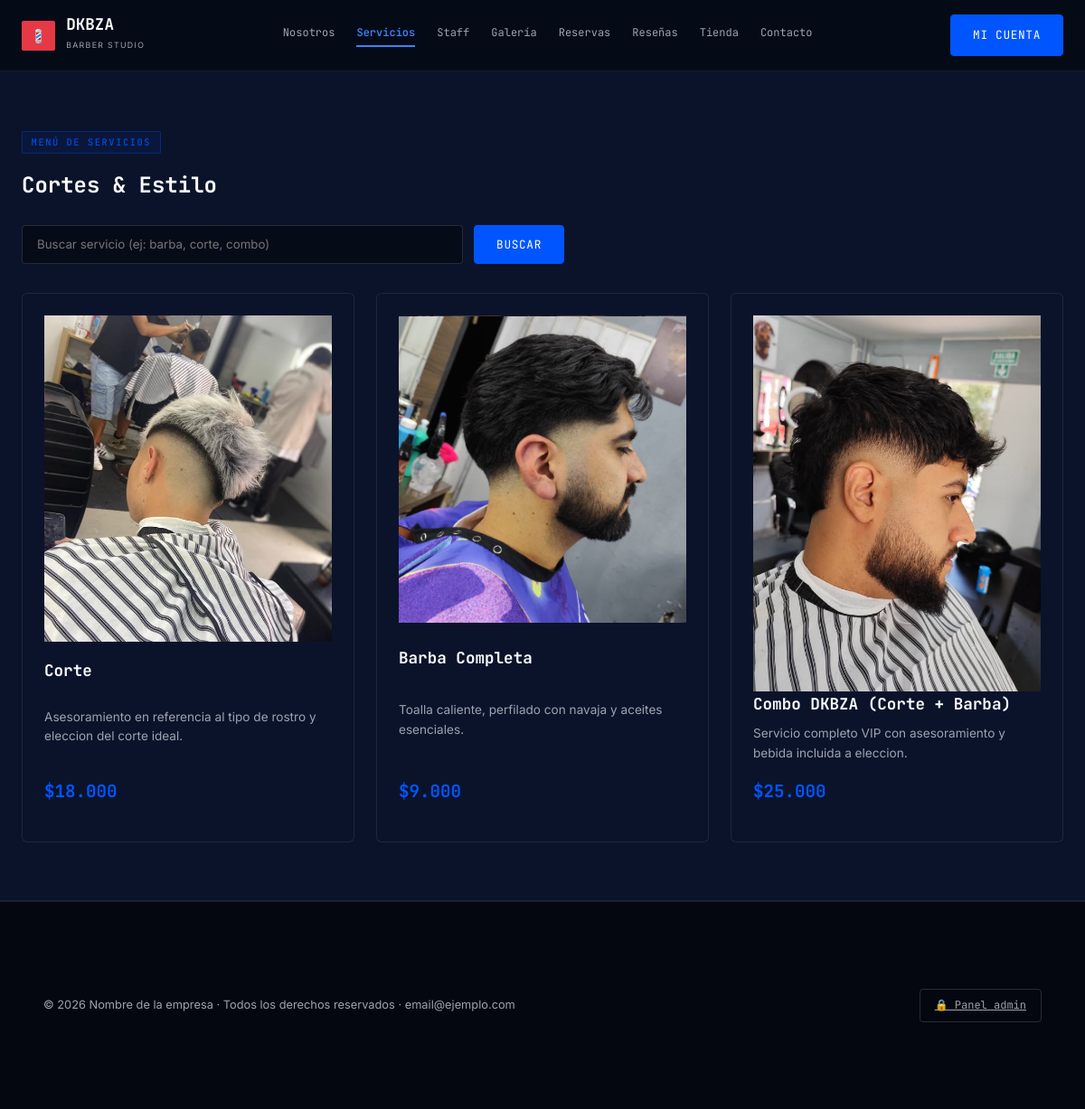
Page /servicios.php on the committed database.
### tables this page shows
CREATE TABLE servicios (
  id            INT AUTO_INCREMENT PRIMARY KEY,
  categoria_id  INT NULL,
  nombre        VARCHAR(100) NOT NULL,
  descripcion   TEXT,
  precio        DECIMAL(10, 2) NOT NULL,
  imagen        VARCHAR(255),
  estado        TINYINT NOT NULL DEFAULT 1,
  created_at    TIMESTAMP DEFAULT CURRENT_TIMESTAMP,
  updated_at    TIMESTAMP DEFAULT CURRENT_TIMESTAMP ON UPDATE CURRENT_TIMESTAMP,
  CONSTRAINT fk_servicios_categoria
    FOREIGN KEY (categoria_id) REFERENCES categorias(id)
    ON UPDATE CASCADE ON DELETE SET NULL
);

### config/env.php (called while the page is built, shortened)
<?php
  function env($clave, $por_defecto = '') {
    return $_ENV[$clave] ?? $por_defecto;
  }
?>

### servicios.php (the view, shortened to what this page needs)
<?php
  require_once __DIR__ . '/config/conexion.php';
  $busqueda = '';
  if (!empty($busqueda)) {
    $sql = "SELECT id, nombre, descripcion, precio, imagen
            FROM servicios
            WHERE estado = 1
              AND (nombre LIKE :busqueda_nombre OR descripcion LIKE :busqueda_descripcion)
            ORDER BY id ASC";
    $stmt = $pdo->prepare($sql);
    $stmt->execute([
      ':busqueda_nombre'      => '%' . $busqueda . '%',
      ':busqueda_descripcion' => '%' . $busqueda . '%'
    ]);
  } else {
    $sql = "SELECT id, nombre, descripcion, precio, imagen
            FROM servicios
            WHERE estado = :estado
            ORDER BY id ASC";
    $stmt = $pdo->prepare($sql);
    $stmt->execute([':estado' => 1]);
  }
  $resultados = $stmt->fetchAll();
  function e($valor) {
    return htmlspecialchars((string) $valor, ENT_QUOTES, 'UTF-8');
  }
  include('includes/header.php');
  include('includes/nav.php');
?>
  <section id="servicios" class="section-card">
    <div class="container">
      <span class="section-tag">
        MENÚ DE SERVICIOS
      </span>
      <h1>
        Cortes & Estilo
      </h1>
      <form method="get" action="servicios.php" class="search-form">
        <input
          type="text"
          id="buscar"
          name="buscar"
          class="wireframe-input"
          placeholder="Buscar servicio (ej: barba, corte, combo)"
          value="<?php echo e($busqueda); ?>"
        >
        <button type="submit" class="btn-blue">
          Buscar
        </button>
      </form>
      <div class="grid-services">
        <?php foreach ($resultados as $servicio): ?>
          <div class="card-service">
            <?php if (!empty($servicio['imagen'])): ?>
              <img src="img/<?php echo e($servicio['imagen']); ?>" alt="<?php echo e($servicio['nombre']); ?>" class="service-img" loading="lazy">
            <?php endif; ?>
            <h3>
              <?php echo e($servicio['nombre']); ?>
            </h3>
            <p>
              <?php echo e($servicio['descripcion']); ?>
            </p>
            <span class="price">
              $<?php echo e(number_format((float) $servicio['precio'], 0, ',', '.')); ?>
            </span>
          </div>
        <?php endforeach; ?>
      </div>
    </div>
  </section>
<?php include('includes/footer.php'); ?>

### includes/header.php (shortened to what this page needs)
<?php
  require_once __DIR__ . '/../config/env.php';
?>
<!DOCTYPE html>
<html lang="es">
<head>
  <link rel="stylesheet" href="./css/styles.css" />
</head>
<body>

### includes/nav.php
<?php
  $pagina_actual = basename($_SERVER['PHP_SELF']);
?>
  <header class="navbar">
    <div class="nav-container">
      <a href="index.php" class="brand">
        <span class="brand-icon">💈</span>
        <div>
          <span class="brand-name">DKBZA</span>
          <span class="brand-sub">BARBER STUDIO</span>
        </div>
      </a>
      <nav class="nav-links">
        <a href="nosotros.php" class="<?php echo $pagina_actual == 'nosotros.php' ? 'active' : ''; ?>">Nosotros</a>
        <a href="servicios.php" class="<?php echo $pagina_actual == 'servicios.php' ? 'active' : ''; ?>">Servicios</a>
        <a href="staff.php" class="<?php echo $pagina_actual == 'staff.php' ? 'active' : ''; ?>">Staff</a>
        <a href="galeria.php" class="<?php echo $pagina_actual == 'galeria.php' ? 'active' : ''; ?>">Galería</a>
        <a href="reservas.php" class="<?php echo $pagina_actual == 'reservas.php' ? 'active' : ''; ?>">Reservas</a>
        <a href="resenas.php" class="<?php echo $pagina_actual == 'resenas.php' ? 'active' : ''; ?>">Reseñas</a>
        <a href="tienda.php" class="<?php echo $pagina_actual == 'tienda.php' ? 'active' : ''; ?>">Tienda</a>
        <a href="contacto.php" class="<?php echo $pagina_actual == 'contacto.php' ? 'active' : ''; ?>">Contacto</a>
      </nav>
      <?php if (isset($_SESSION['usuario_id'])): ?>
        <a href="mi_cuenta.php" class="btn-blue nav-btn">Hola, <?php echo e(explode(' ', $_SESSION['usuario_nombre'])[0]); ?></a>
      <?php else: ?>
        <a href="login.php" class="btn-blue nav-btn">Mi cuenta</a>
      <?php endif; ?>
    </div>
  </header>

### includes/footer.php (shortened to what this page needs)
  <footer class="footer">
    <div class="container footer-content">
        <span>
          © 2026 <?php echo htmlspecialchars(env('APP_NAME')); ?> · Todos los derechos reservados
          · <?php echo htmlspecialchars(env('APP_EMAIL')); ?>
        </span>
      <a href="<?php echo isset($_SESSION['usuario_id']) ? 'admin.php' : 'login.php?admin=1'; ?>" class="btn-ghost-sm">
        🔒 Panel admin
      </a>
    </div>
  </footer>
</body>
</html>

### css/styles.css (style rules this page uses)
* { box-sizing: border-box; margin: 0; padding: 0; }
html { scroll-behavior: smooth; }
body { font-family: 'Inter', -apple-system, BlinkMacSystemFont, sans-serif; background-color: #060B18; color: #F9FAFB; line-height: 1.6; min-height: 100vh; }
h1, h2, h3, h4, .mono { font-family: 'JetBrains Mono', monospace; }
.container { max-width: 1200px; margin: 0 auto; padding: 4rem 1.5rem; }
.section-card { background-color: #0B132B; border-bottom: 1px solid rgba(255, 255, 255, 0.08); }
.section-tag { font-family: 'JetBrains Mono', monospace; font-size: 0.65rem; letter-spacing: 0.15em; text-transform: uppercase; color: #0055FF; border: 1px solid rgba(0, 85, 255, 0.3); background: rgba(0, 85, 255, 0.08); padding: 0.2rem 0.6rem; display: inline-block; margin-bottom: 1rem; border-radius: 2px; }
.navbar { position: sticky; top: 0; z-index: 100; background-color: rgba(6, 11, 24, 0.95); backdrop-filter: blur(12px); border-bottom: 1px solid rgba(255, 255, 255, 0.08); padding: 1rem 1.5rem; }
.nav-container { max-width: 1400px; margin: 0 auto; display: flex; align-items: center; justify-content: space-between; }
.brand { display: flex; align-items: center; gap: 0.75rem; text-decoration: none; color: #F9FAFB; }
.brand-icon { background: #E63946; color: #fff; padding: 0.3rem 0.6rem; font-weight: bold; border-radius: 2px; font-size: 0.9rem; }
.brand-name { font-family: 'JetBrains Mono', monospace; font-weight: 700; font-size: 1.1rem; display: block; line-height: 1; }
.brand-sub { font-size: 0.55rem; letter-spacing: 0.15em; color: #9CA3AF; }
.nav-links { display: flex; gap: 1.5rem; }
.nav-links a { color: #9CA3AF; text-decoration: none; font-size: 0.75rem; font-family: 'JetBrains Mono', monospace; transition: color 0.15s ease; }
.btn-blue { background-color: #0055FF; color: #FFFFFF; border: 1px solid #0055FF; font-family: 'JetBrains Mono', monospace; font-size: 0.8rem; letter-spacing: 0.05em; text-transform: uppercase; padding: 0.75rem 1.5rem; border-radius: 4px; cursor: pointer; text-decoration: none; display: inline-block; transition: all 0.15s ease-in-out; }
.btn-ghost-sm { background: transparent; border: 1px solid rgba(255, 255, 255, 0.15); color: #9CA3AF; padding: 0.5rem 1rem; font-size: 0.75rem; font-family: 'JetBrains Mono', monospace; cursor: pointer; border-radius: 4px; }
.grid-services, .grid-products, .grid-staff, .reviews-grid { display: grid; grid-template-columns: repeat(auto-fit, minmax(280px, 1fr)); gap: 1.5rem; margin-top: 2rem; }
.card-service, .card-product, .card-staff, .review-card { background-color: #0B132B; border: 1px solid rgba(255, 255, 255, 0.08); padding: 1.5rem; border-radius: 6px; display: flex; flex-direction: column; justify-content: space-between; }
.card-service h3, .card-product h3 { font-size: 1.1rem; margin-bottom: 0.5rem; }
.card-service p, .card-product p { color: #9CA3AF; font-size: 0.85rem; margin-bottom: 1rem; }
.price { font-family: 'JetBrains Mono', monospace; font-size: 1.2rem; font-weight: 700; color: #0055FF; display: block; margin-bottom: 1rem; }
.wireframe-input { background-color: #060B18; border: 1px solid rgba(255, 255, 255, 0.12); padding: 0.75rem 1rem; color: #F9FAFB; border-radius: 4px; font-family: inherit; width: 100%; }
.footer { background-color: #040710; padding: 2rem 1.5rem; border-top: 1px solid rgba(255, 255, 255, 0.08); }
.footer-content { display: flex; justify-content: space-between; align-items: center; font-size: 0.8rem; color: #9CA3AF; }
.nav-links a.active { color: #3b82f6; font-weight: 600; border-bottom: 2px solid #3b82f6; padding-bottom: 4px; }
.search-form { display: flex; gap: 12px; margin: 24px 0; max-width: 600px; }
.search-form .wireframe-input { flex: 1; margin: 0; }
a.btn-blue, a.btn-danger { display: inline-block; text-decoration: none; text-align: center; }

### rows in the picture
servicios: imagen (picture), nombre "Corte", descripcion "Asesoramiento en referencia al tipo de rostro y eleccion del corte ideal.", precio "18.000"
servicios: imagen (picture), nombre "Barba Completa", descripcion "Toalla caliente, perfilado con navaja y aceites esenciales.", precio "9.000"
servicios: imagen (picture), nombre "Combo DKBZA (Corte + Barba)", descripcion "Servicio completo VIP con asesoramiento y bebida incluida a eleccion.", precio "25.000"

### other values in the picture
env('APP_NAME') "Nombre de la empresa"
env('APP_EMAIL') "email@ejemplo.com"
